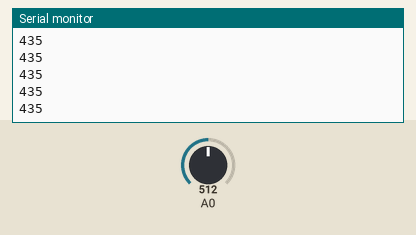
This sketch was run on a simulated Arduino Uno, built with avr-gcc and run on an emulated ATmega328P. Shown: the last lines printed to the serial monitor. Inputs (shaded band) come from the test bench; at power-on: A0 = 512.

Above: at 1.2 s.
1.3 s: A0 set to 716
At 1.32 s:
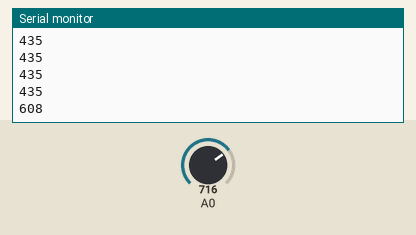
2.8 s: A0 set to 900
At 2.83 s:
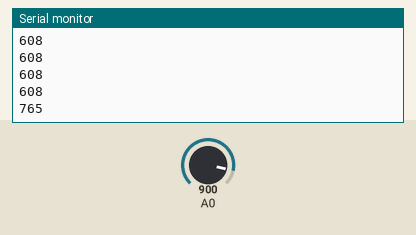
Timing chart, 0 to 5.8 s (numbered marks = the images above; inputs shaded):
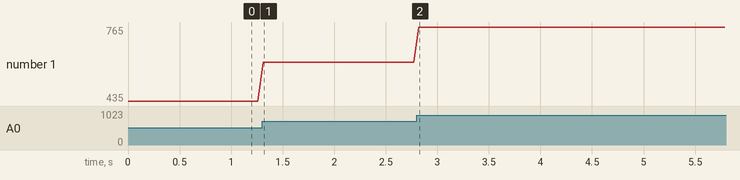

The sketch:

processing.ino
```cpp
unsigned int ADCValue;

void setup() {
  // put your setup code here, to run once:
  Serial.begin(9600);
}

void loop() {
  // put your main code here, to run repeatedly:
  int val = analogRead(0);
  val = map(val, 0, 300, 0, 255);
  Serial.println(val);
  delay(50);
}
```

Measured:
- after the input at 1.3 s, the serial monitor: prints a new line at once (image 1)
- after the input at 2.8 s, the serial monitor: prints a new line at once (image 2)
- plotted number 1: 435 → 608 after the input at 1.3 s, 608 → 765 after the input at 2.8 s
